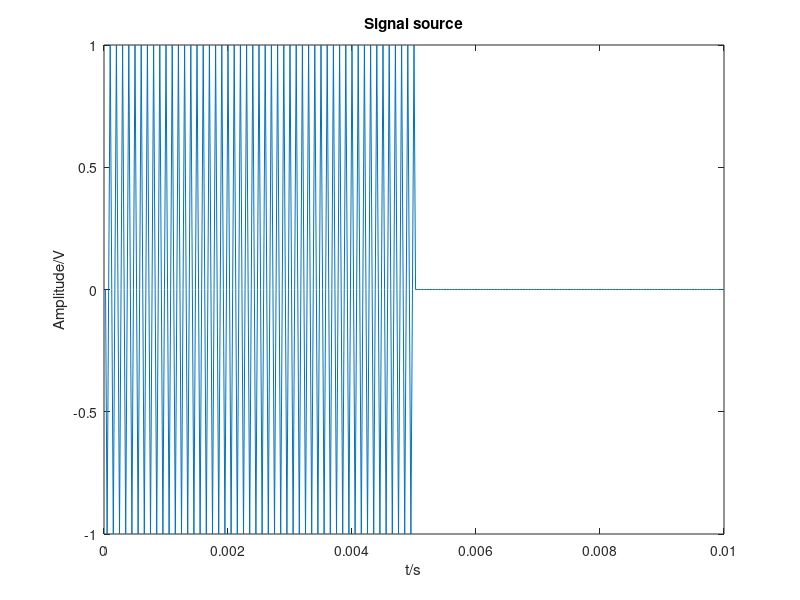
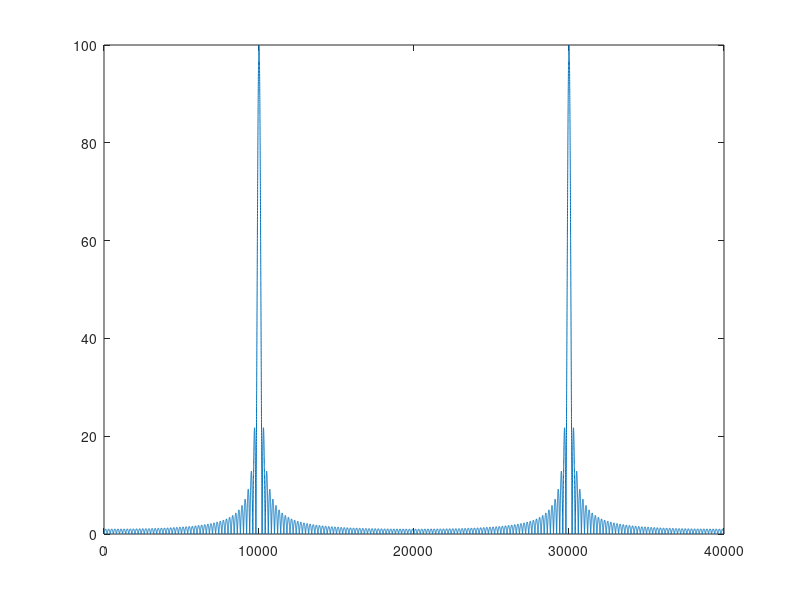
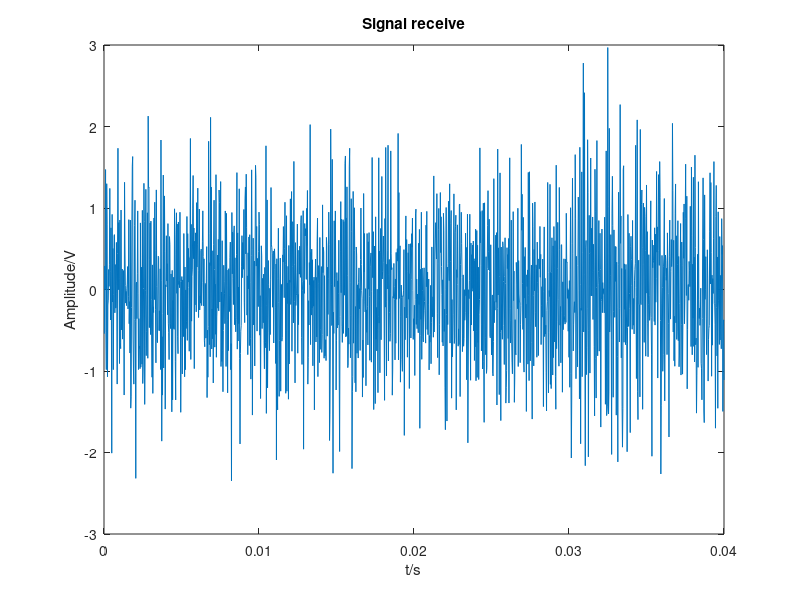
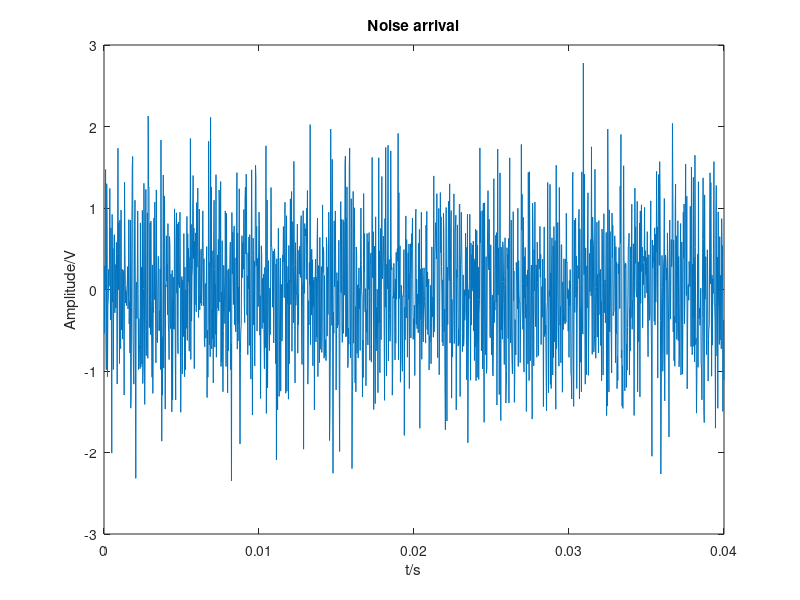

Source code (MATLAB) for these figures, in order:
clc;close all;clear;
%% CW signal source 
A = 1;
f = 10e3;
omega = 2*pi*f;
Phi = 0;%pi/3;
FS = 40e3;
Delta_T = 1/FS;
NFFT = FS;
t1 = (1:5e-3/Delta_T)*Delta_T;
t2 = (5e-3/Delta_T + 1:10e-3/Delta_T)*Delta_T;
t3 = (10e-3/Delta_T + 1:15e-3/Delta_T)*Delta_T;
t4 = (15e-3/Delta_T + 1:20e-3/Delta_T)*Delta_T;
signal_1 = A*cos(omega*t2+Phi);
signal_2 = A*cos(omega*t3+Phi);
t = [t1,t2];
Signal_source_time = [signal_1,zeros(1,length(t2))];
% t = [t1,t2,t3];
% Signal_source_time = [zeros(1,length(t1)),signal_1,zeros(1,length(t3))];
% t = [t1,t2,t3,t4];
% Signal_source_time = [signal_1,zeros(1,length(t2)),signal_2,zeros(1,length(t4))];
Signal_source_Freq = fft(Signal_source_time,NFFT);
Fn=(0:NFFT-1);
figure;
plot(t,Signal_source_time);
xlabel('t/s');ylabel('Amplitude/V');
title('Signal source')
figure;
plot(Fn,abs(Signal_source_Freq));


%% CW signal receive
R = 9e6;
c = 3e8;
t0 = R/c;
t_receive = [(1:t0/Delta_T)*Delta_T,t + t0];
Signal_arrival = [zeros(1,t0/Delta_T),Signal_source_time];
Signal_receive_time = awgn(Signal_arrival,-10,'measured');
Noise_arrival = Signal_receive_time - Signal_arrival;
Signal_receive_Freq = fft(Signal_receive_time,NFFT);
figure;
plot(t_receive,Signal_receive_time);
xlabel('t/s');ylabel('Amplitude/V');
title('Signal receive');
figure;
plot(t_receive,Noise_arrival);
xlabel('t/s');ylabel('Amplitude/V');
title('Noise arrival');
figure;
plot(Fn,abs(Signal_receive_Freq));

%%  Matched Filter
h_matched = [zeros(1,ceil((t0 - t(end))/Delta_T) + 1),Signal_source_time(end:-1:1)];
figure;plot((1:length(h_matched))*Delta_T,h_matched);
% h_matched = [zeros(1,ceil((t0 - t(end))/Delta_T)),zeros(1,ceil((t(end) - t1(end))/Delta_T)),signal(ceil((t0 - t1(end))/Delta_T):-1:ceil(t1(1)/Delta_T))];
H_matched = conj(Signal_source_Freq)*exp(-1i*2*pi*f*t0);
h_matched_time = fftshift(ifft(H_matched));
figure;plot(real(h_matched_time));
Signal_Deal = conv(Signal_receive_time,h_matched);
Signal_Deal_Freq = Signal_receive_Freq.*H_matched;
Signal_Deal_Time = fftshift(ifft(Signal_Deal_Freq));
figure;plot(real(Signal_Deal_Time));
t_receive = (1:length(Signal_Deal))*Delta_T;
figure;plot(t_receive,Signal_Deal);




